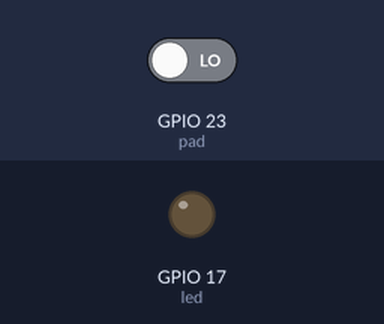
The program below on a simulated Raspberry Pi (BCM pin numbers). Parts: output pins drawn as LEDs (lit = HIGH). Inputs (shaded band) come from the test bench; at power-on: GPIO 23 (pad) LOW. What the program prints to the terminal is not drawn.

Above: at 1.2 s.
1.3 s: GPIO 23 (pad) driven HIGH
Timing chart, 0 to 4.3 s (numbered marks = the images above; inputs shaded):
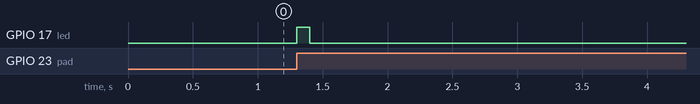

Measured:
- after the input at 1.3 s, GPIO 17 (led): LOW → HIGH at once, → LOW 0.10 s later

The program:

TouchSensor_LED.py
```python
import time
import board
from digitalio import DigitalInOut, Direction
from gpiozero import LED
from time import sleep

led = LED(17)
pad_pin = board.D23

pad = DigitalInOut(pad_pin)
pad.direction = Direction.INPUT

already_pressed = False

while True:

    if pad.value and not already_pressed:
        print("pressed")
        led.on()
    else:
        led.off()

    already_pressed = pad.value
    time.sleep(0.1)
```
